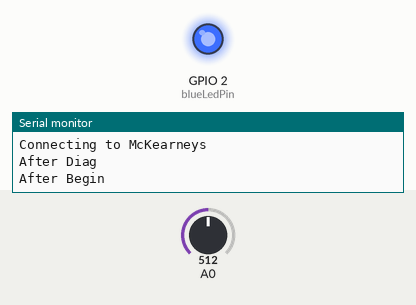
Simulated run of this sketch. Board: ESP8266 (NodeMCU). Parts: output pins drawn as LEDs (lit = HIGH), the last lines printed to the serial monitor. The test bench sets the inputs (shaded band); at power-on: A0 = 512. WiFi joins after 1.5 s; servers stay silent unless stated; uploads are accepted with an empty reply.

Above: at 0.2 s.
At 63.5 s:
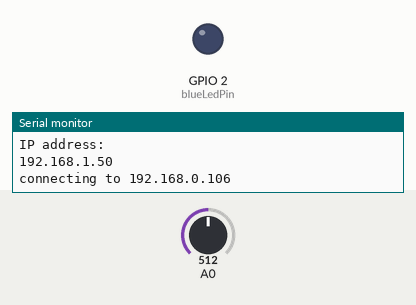
Timing chart, 0 to 126.7 s (numbered marks = the images above):
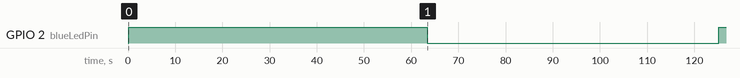

The sketch:

BatteryTest.ino
```cpp
#include <ESP8266WiFi.h>
#include <WiFiClient.h>

const char* ssid     = "McKearneys";
const char* password = "";
const char* hostName = "hoopy-test"; // TODO: CHANGE FOR EACH DEVICE!

const char* host = "192.168.0.106";
const int httpPort = 8080;

const int numberOfMinutesToSleep = 1;
#define MICROSECONDS_PER_MINUTE 60*1000000  // 60 seconds * 1 million

const int blueLedPin = 2;
int ledState = LOW;

const int numReadings = 5;
float temps[numReadings];
float hums[numReadings];
float batteryLevels[numReadings];

void blueLed(bool onOff) {
  if (onOff)
  {
    ledState = HIGH;
  }
  else
  {
    ledState = LOW;
  }
  digitalWrite(blueLedPin, ledState);
}

void toggleBlueLed() {
  blueLed(ledState == LOW);
}

void readBatteryLevel() {

  for (int i=0; i < numReadings; i++) {
    toggleBlueLed();

    int level = analogRead(A0);

    batteryLevels[i] = level;

    yield();
  }
}

String arrayToJson(float arr[])
{
  String result = F("[");
  for(int i=0; i < numReadings; i++)
  {
    float val = arr[i];
    result += arr[i];
    if (i < numReadings-1) {
      result += F(",");
    }
  }
  result += F("]");

  return result;
}

void readAllAndReport() {
  // server is expecting temp/hum, just add dummy values
  for(int i=0; i < numReadings; ++i) {
    temps[i] = -1;
    hums[i] = -1;
  }

  readBatteryLevel();

  Serial.println();
  Serial.print(F("Connecting to "));
  Serial.println(ssid);

  WiFi.printDiag(Serial);
  Serial.println("After Diag");

  WiFi.begin("McKearneys", "");

  Serial.println(F("After Begin"));

  while (WiFi.status() != WL_CONNECTED) {
    delay(500);
    Serial.print(F("."));
    yield();
  }

  Serial.println(F("IP address: "));
  Serial.println(WiFi.localIP());

  Serial.print(F("connecting to "));
  Serial.println(host);

  // Use WiFiClient class to create TCP connections
  WiFiClient client;
  if (!client.connect(host, httpPort)) {
    Serial.println(F("connection failed"));
    return;
  }

  // We now create a URI for the request
  String url = F("/stats");
  Serial.print(F("POSTING to URL: "));
  Serial.println(url);

  String messageBody = String(F("{\"temps\": "))
    + arrayToJson(temps) + F(", \"humidity\": ")
    + arrayToJson(hums) + F(", \"battery\": ")
    + arrayToJson(batteryLevels) + F("}\r\n");

  Serial.println(messageBody);

  client.print(String(F("POST ")) + url + F(" HTTP/1.1\r\n") +
        F("Host: ") + hostName + F("\r\n") +
        F("Content-Type: application/json\r\n") +
        F("Content-Length: ") +
        String(messageBody.length()) + F("\r\n\r\n"));
  client.print(messageBody);

  // wait for the server to do its thing
  delay(500);

  // Read all the lines of the reply from server and print them to Serial
  while(client.available()){
    String line = client.readStringUntil('\r');
    Serial.println(line);
  }

  Serial.println(F("closing connection"));
}


void setup() {
  pinMode(blueLedPin, OUTPUT); // Blue LED pin
  Serial.begin(115200);
  delay(100);
}


void loop() {
  Serial.println("RUNNING");

  readAllAndReport();
  Serial.println("Delay...");
  delay(60000);
}
```

Measured:
- by itself, GPIO 2 (blueLedPin): LOW → HIGH at 0.14 s, → LOW 63.3 s later, → HIGH 61.8 s later
